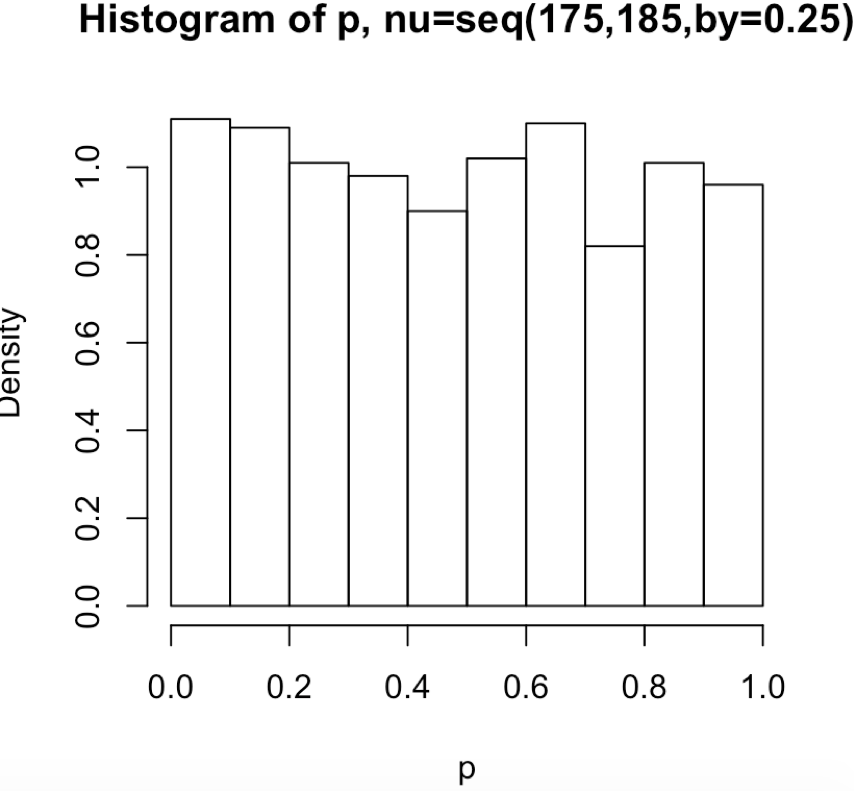

This figure's R source:
p.value=function(n,m,mu,nu,sd,B=1000){
  p=numeric(B) 
  for (b in 1:B) {
    x=rnorm(n,mu,sd); y=rnorm(m,nu,sd)
    p[b]=t.test(x,y,var.equal=TRUE)[[3]]
  }
  return(p)
}

n = m = 30; mu = 180; sd = 15;
nu = seq(175,185,by=0.25)
p = p.value(n,m,nu,mu,sd)
mean(p<0.05)
hist(p, freq = F, main = "Histogram of p, nu=seq(175,185,by=0.25)")
